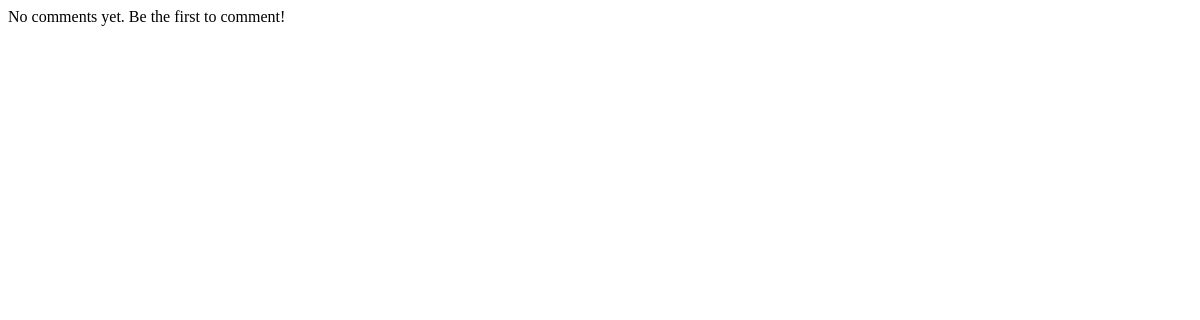
The app's page /post/1/comments/ (signed in), older data.
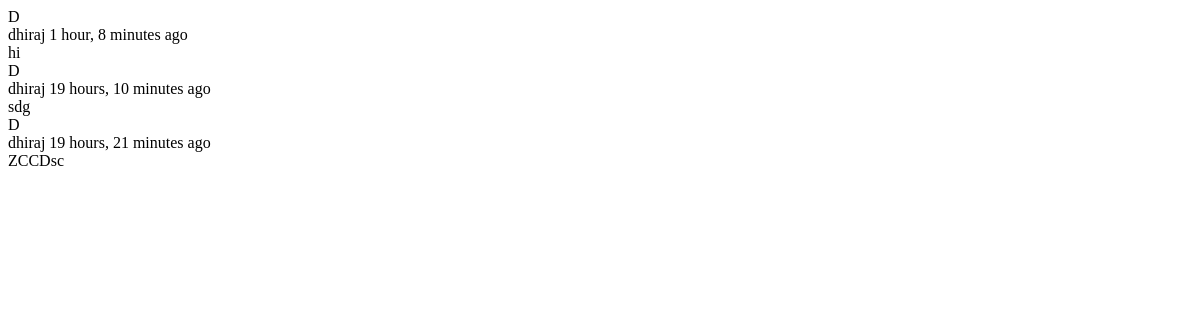
The same page, newer data.
### core/models.py (models this page shows, shortened)
class Comment(models.Model):
    user = models.ForeignKey(User, on_delete=models.CASCADE)
    post = models.ForeignKey(IssuePost, on_delete=models.CASCADE, related_name='comments')
    text = models.TextField(max_length=300)
    timestamp = models.DateTimeField(auto_now_add=True)
    updated_at = models.DateTimeField(auto_now=True)
    class Meta:
        ordering = ['-timestamp']
        verbose_name = 'Comment'
        verbose_name_plural = 'Comments'
        indexes = [
            models.Index(fields=['-timestamp']),
        ]

class User(AbstractUser):
    ROLE_CHOICES = (
        ('citizen', 'Citizen'),
        ('admin', 'Admin'),
    )
    role = models.CharField(max_length=10, choices=ROLE_CHOICES, default='citizen')
    eco_coins = models.PositiveIntegerField(default=0)
    area = models.CharField(max_length=100, blank=True)

### core/views.py (the view, shortened to what this page needs)
# urls.py: path('post/<int:post_id>/comments/', views.post_comments, name='post_comments'),
@login_required
def post_comments(request, post_id):
    post = get_object_or_404(IssuePost, id=post_id)
    comments = post.comments.select_related('user').order_by('-timestamp')
    return render(request, 'core/partials/comments_list.html', {
        'comments': comments,
        'post': post
    })

### core/context_processors.py (called while the page is built)
def notification_counts(request):
    if request.user.is_authenticated:
        pending_tasks = Task.objects.filter(user=request.user, is_verified=False).count()
    else:
        pending_tasks = 0
    return {
        'pending_tasks': pending_tasks,
        'pending_redemptions': 0, # Removed from core context, handled by store app
    }

### core/templates/core/partials/comments_list.html (shortened to what this page needs)
{% for comment in comments %}
<div class="comment" id="comment-{{ comment.id }}">
    <div class="comment-avatar">
        {% if comment.user.profile.avatar %}
            <img src="{{ comment.user.profile.avatar.url }}" alt="{{ comment.user.username }}">
        {% else %}
            <div class="avatar-initial">{{ comment.user.username|first|upper }}</div>
        {% endif %}
    </div>
    <div class="comment-content">
        <div class="comment-header">
            <span class="comment-user">{{ comment.user.username }}</span>
            <span class="comment-time">{{ comment.timestamp|timesince }} ago</span>
        </div>
        <div class="comment-text">{{ comment.text }}</div>
    </div>
</div>
{% empty %}
<div class="no-comments">
    <p>No comments yet. Be the first to comment!</p>
</div>
{% endfor %}

Row changes from the older to the newer data that the page shows:
added Comment: user.username|first "D", user.username "dhiraj", timestamp "1 hour, 8 minutes", text "hi"
added Comment: user.username|first "D", user.username "dhiraj", timestamp "19 hours, 10 minutes", text "sdg"
added Comment: user.username|first "D", user.username "dhiraj", timestamp "19 hours, 21 minutes", text "ZCCDsc"
Text that changed along with them:
text no longer shown: "No comments yet. Be the first to comment!"
